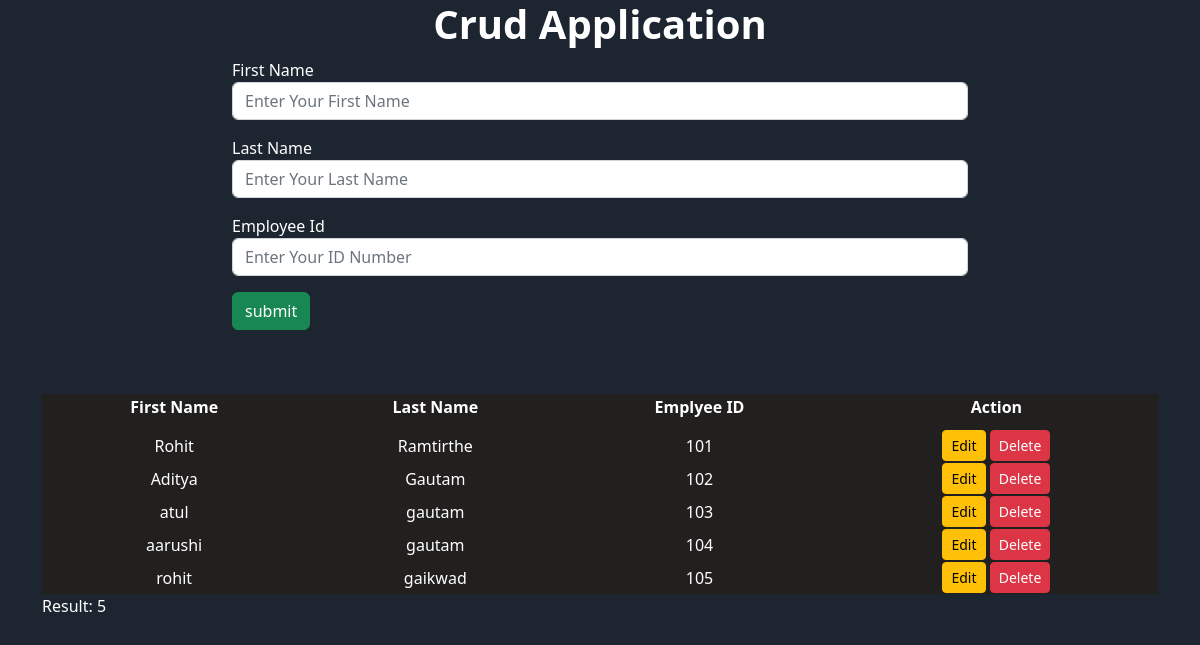
The page / on the database its author committed.
### tables this page shows
CREATE TABLE `employee` (
  `id` int(5) NOT NULL,
  `fname` varchar(20) DEFAULT NULL,
  `lname` varchar(20) DEFAULT NULL
);

### index.php (the view, shortened to what this page needs)
<!DOCTYPE html>
<html lang="en">
    <?php
        $servername = "localhost";
        $username = "root";
        $password = "";
        $dbname = "mydb";
    ?>
    <head>
    <link href="https://cdn.jsdelivr.net/npm/bootstrap@5.2.0/dist/css/bootstrap.min.css" rel="stylesheet">
    </head>
    <body>
        <div class="container">
            <div class="text-center">
                <h1 class="display"><strong>Crud Application</strong></h1>
            </div>
            <div class="main-row">
                <form action="index.php" method="POST" id="employee-form" class="row justify-content-center mb-4" autocomplete="of">
                    <div class="col-10 col-md-8 mb-3">
                        <label for="firstname">First Name</label>
                        <input class="form-control" name="fname" type="text" placeholder="Enter Your First Name" value='<?php if(isset($_GET["fname"])) echo $_GET["fname"]; ?>'>
                    </div>
                    <div class="col-10 col-md-8 mb-3">
                        <label for="latstname">Last Name</label>
                        <input class="form-control" name="lname" type="text" placeholder="Enter Your Last Name" value='<?php if(isset($_GET["lname"])) echo $_GET["lname"]; ?>'>
                    </div>
                    <div class="col-10 col-md-8 mb-3">
                        <label for="emplyeeid">Employee Id</label>
                        <input class="form-control" name="empId" type="text" placeholder="Enter Your ID Number" value='<?php if(isset($_GET["empId"])) echo $_GET["empId"]; ?>'>
                    </div>
                    <div class="col-10 col-md-8 mb-3">
                        <input class="btn btn-success ad-btn" type="submit" value="submit">
                    </div>
                </form>
                <div class="col-12 col-md-12 mt-5 mb-3">
                    <table class="tabel tabel-striped">
                        <thead>
                            <tr>
                                <th>First Name</th>
                                <th>Last Name</th>
                                <th>Emplyee ID</th>
                                <th>Action</th>
                            </tr>
                        </thead>
                        <tbody id="employee-list">
                            <?php
                                $conn = new mysqli($servername, $username, $password, $dbname);
                                $sql = "SELECT id, fname, lname FROM mydb.employee";
                                $result = $conn->query($sql);
                                $count=0;
                                if ($result->num_rows > 0) {
                                while($row = $result->fetch_assoc()) {
                                    echo '
                                        <tr>
                                            <td>'. $row["fname"].'</td>
                                            <td>'. $row["lname"].'</td>
                                            <td>'. $row["id"].'</td>
                                            <td>
                                                <a href="http://localhost/application/index.php?empId='. $row["id"].'&fname='. $row["fname"].'&lname='. $row["lname"].'" class="btn btn-warning btn-sm edit">Edit</a>
                                                <a href="http://localhost/application/delete.php?empId='. $row["id"].'" class="btn btn-danger btn-sm delete">Delete</a>
                                            </td>
                                        </tr>
                                    ';
                                    $count++;
                                }
                                } else {
                                    echo "0 results";
                                }
                            ?>
                        </tbody>
                    </table>
                    <?php echo "Result: ".$count;  ?>
                </div>
            </div>
        </div>
    </body>
</html>

### index.php (style rules this page uses)
body { color: white; background: #1d2630; }
.text-center { text-align: center; }
.display { margin-bottom: 10px; }
.main-row { justify-content: center; }
.tabel { width: 100%; background: rgba(19, 19, 24, 0.897); }
#employee-list { text-align:center; background: rgb(34, 31, 31); }
thead th { text-align:center; background: rgb(34, 31, 31); padding-bottom: 10px !important ; }

### rows shown on the page
employee: fname "Rohit", lname "Ramtirthe", id "101"
employee: fname "Aditya", lname "Gautam", id "102"
employee: fname "atul", lname "gautam", id "103"
employee: fname "aarushi", lname "gautam", id "104"
employee: fname "rohit", lname "gaikwad", id "105"

### other values the page prints
$count "5"
